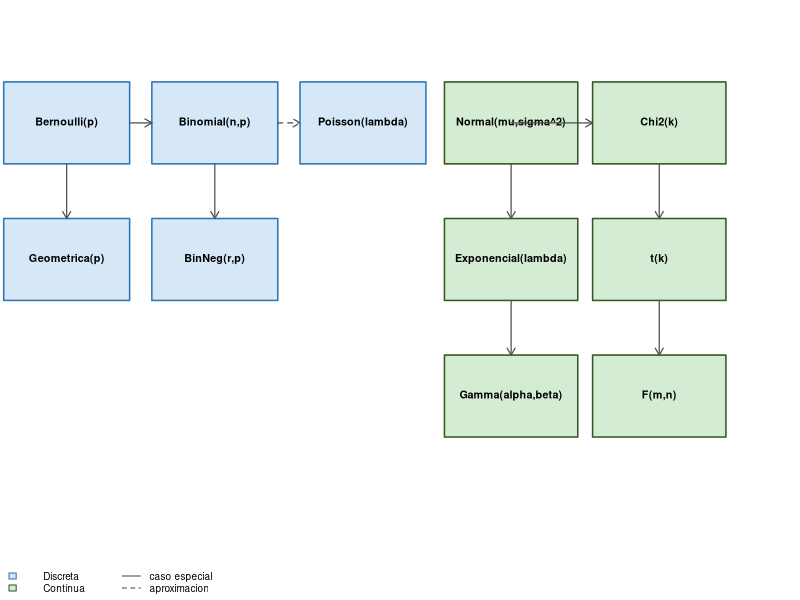

Here is the R script that generated this plot:
## ---- chunk 1
par(mar=c(0,0,0.5,0), bg="white")
plot(NA, xlim=c(0,10), ylim=c(0,6), axes=FALSE, xlab="", ylab="")

# Coordenadas x, y y etiquetas — separados para evitar coercion a caracter
dx <- c(0.5, 2.5, 4.5, 0.5, 2.5)
dy <- c(5.0, 5.0, 5.0, 3.5, 3.5)
dl <- c("Bernoulli(p)", "Binomial(n,p)", "Poisson(lambda)",
        "Geometrica(p)", "BinNeg(r,p)")

cx <- c(6.5, 8.5, 8.5, 8.5, 6.5, 6.5)
cy <- c(5.0, 5.0, 3.5, 2.0, 3.5, 2.0)
cl <- c("Normal(mu,sigma^2)", "Chi2(k)", "t(k)",
        "F(m,n)", "Exponencial(lambda)", "Gamma(alpha,beta)")

for(i in seq_along(dx)){
  rect(dx[i]-0.85, dy[i]-0.45, dx[i]+0.85, dy[i]+0.45,
       col="#D6E8F7", border="#2E75B6", lwd=1.5)
  text(dx[i], dy[i], dl[i], cex=0.65, font=2)
}
for(i in seq_along(cx)){
  rect(cx[i]-0.9, cy[i]-0.45, cx[i]+0.9, cy[i]+0.45,
       col="#D5ECD4", border="#375623", lwd=1.5)
  text(cx[i], cy[i], cl[i], cex=0.65, font=2)
}

arr <- function(x1,y1,x2,y2,lty=1)
  arrows(x1,y1,x2,y2,length=0.08,col="gray30",lwd=1.2,lty=lty)

arr(1.35, 5.0, 1.65, 5.0)       # Bern -> Binom
arr(3.35, 5.0, 3.65, 5.0, lty=2) # Binom -> Poisson (aprox)
arr(0.5,  4.55, 0.5, 3.95)       # Bern -> Geom
arr(2.5,  4.55, 2.5, 3.95)       # Binom -> BinNeg
arr(6.5,  4.55, 6.5, 3.95)       # Normal -> Exp
arr(6.5,  3.05, 6.5, 2.45)       # Exp -> Gamma
arr(6.5,  5.0,  7.6, 5.0)        # Normal -> Chi2
arr(8.5,  4.55, 8.5, 3.95)       # Chi2 -> t
arr(8.5,  3.05, 8.5, 2.45)       # t -> F

legend("bottomleft",
  legend=c("Discreta","Continua","caso especial","aproximacion"),
  fill=c("#D6E8F7","#D5ECD4",NA,NA),
  lty=c(NA,NA,1,2), col=c(NA,NA,"gray30","gray30"),
  border=c("#2E75B6","#375623",NA,NA),
  cex=0.6, bty="n", ncol=2)
